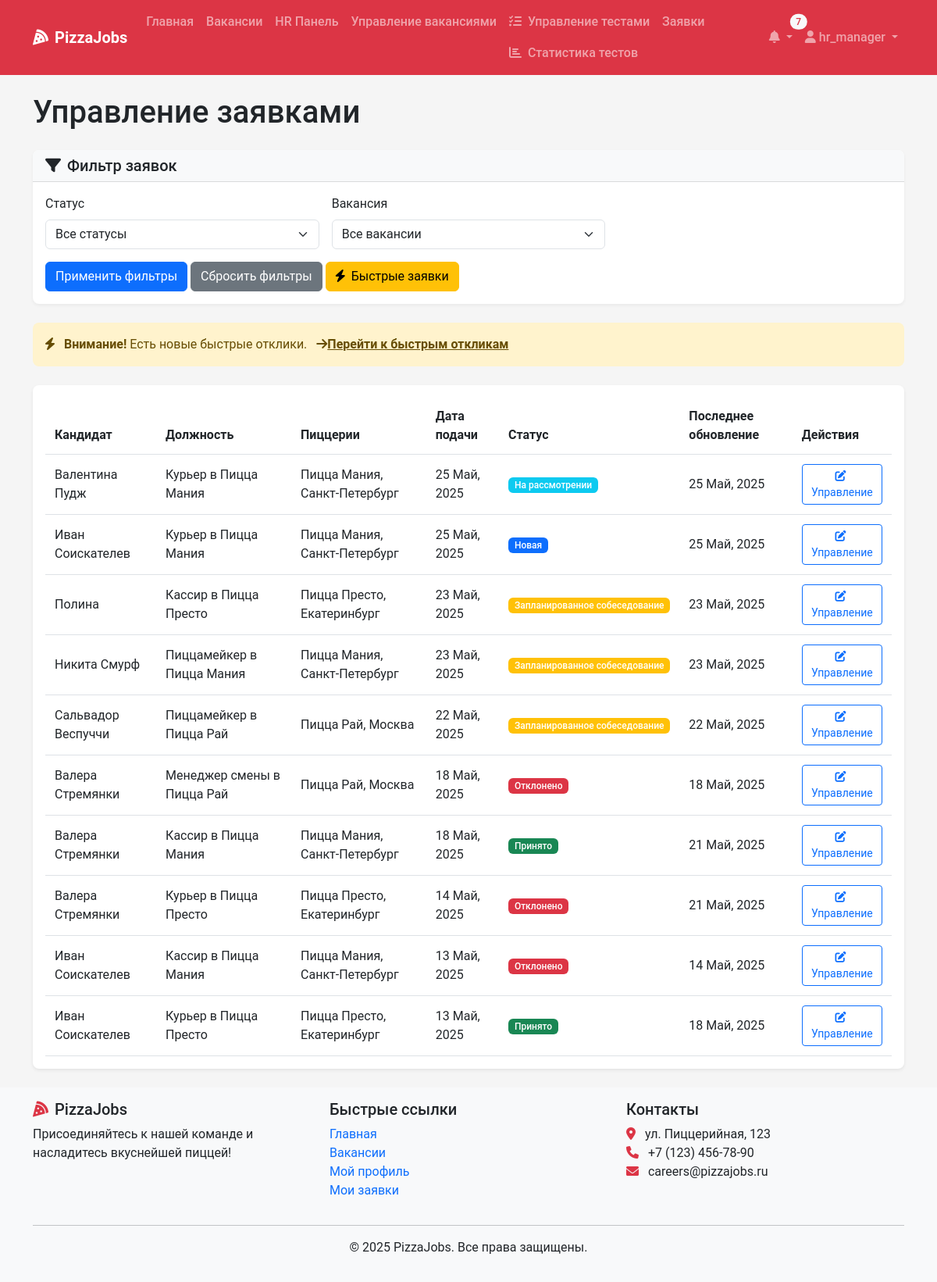
/applications/ (signed in), run on the app's committed database.
### recruitment/models.py (models this page shows, shortened)
class Application(models.Model):
    vacancy = models.ForeignKey(Vacancy, on_delete=models.CASCADE, related_name='applications')
    user = models.ForeignKey(User, on_delete=models.CASCADE, related_name='applications')
    resume = models.ForeignKey(Resume, on_delete=models.SET_NULL, null=True, blank=True, related_name='applications')
    cover_letter = models.TextField(blank=True, null=True)
    status = models.CharField(max_length=20, choices=ApplicationStatus.choices, default=ApplicationStatus.NEW)
    applied_at = models.DateTimeField(auto_now_add=True)
    updated_at = models.DateTimeField(auto_now=True)

class Vacancy(models.Model):
    title = models.CharField(max_length=100)
    position_type = models.ForeignKey(PositionType, on_delete=models.CASCADE, related_name='vacancies')
    restaurants = models.ManyToManyField(Restaurant, related_name='vacancies')
    description = models.TextField()
    requirements = models.TextField()
    responsibilities = models.TextField()
    conditions = models.TextField()
    salary_min = models.DecimalField(max_digits=10, decimal_places=2, null=True, blank=True)
    salary_max = models.DecimalField(max_digits=10, decimal_places=2, null=True, blank=True)
    is_active = models.BooleanField(default=True)
    created_at = models.DateTimeField(auto_now_add=True)
    updated_at = models.DateTimeField(auto_now=True)
    created_by = models.ForeignKey(User, on_delete=models.SET_NULL, null=True, related_name='created_vacancies')
    class Meta:
        verbose_name_plural = "Vacancies"

class Restaurant(models.Model):
    name = models.CharField(max_length=100)
    address = models.CharField(max_length=255)
    city = models.CharField(max_length=100)
    manager = models.ForeignKey(User, on_delete=models.SET_NULL, null=True, blank=True, related_name='managed_restaurants')

### recruitment/views.py (the view, shortened to what this page needs)
# urls.py: path('applications/', views.application_list, name='application_list'),
@login_required
def application_list(request):
    user_profile = get_object_or_404(UserProfile, user=request.user)
    if user_profile.role == UserRole.CANDIDATE:
        applications = Application.objects.filter(user=request.user).order_by('-applied_at')
        quick_applications = []
        show_quick_applications = False
    elif user_profile.role == UserRole.HR_MANAGER:
        applications = Application.objects.all().order_by('-applied_at')
        quick_applications = QuickApplication.objects.all().order_by('-created_at')
        show_quick_applications = True
    else:
        applications = Application.objects.all().order_by('-applied_at')
        quick_applications = QuickApplication.objects.all().order_by('-created_at')
    status_filter = request.GET.get('status', '')
    if status_filter:
        applications = applications.filter(status=status_filter)
        if status_filter == 'NEW' and not applications.exists() and quick_applications.filter(status='NEW').exists():
            messages.info(request, 'Обычных новых заявок нет, но есть быстрые отклики')
            return redirect('quick_applications')
    vacancy_filter = request.GET.get('vacancy', '')
    if vacancy_filter:
        applications = applications.filter(vacancy__id=vacancy_filter)
    paginator = Paginator(applications, 20)
    page_number = request.GET.get('page')
    page_obj = paginator.get_page(page_number)
    if user_profile.role == UserRole.RESTAURANT_MANAGER:
        vacancies = Vacancy.objects.filter(restaurants__manager=request.user)
    else:
        vacancies = Vacancy.objects.all()
    has_new_quick_applications = QuickApplication.objects.filter(status=ApplicationStatus.NEW).exists()
    context = {
        'page_obj': page_obj,
        'statuses': ApplicationStatus.choices,
        'vacancies': vacancies,
        'selected_status': status_filter,
        'selected_vacancy': vacancy_filter,
        'has_new_quick_applications': has_new_quick_applications,
    }
    return render(request, 'applications/list.html', context)

### templates/applications/list.html (shortened to what this page needs)
{% extends 'base.html' %}
{% block content %}
<div class="container">
    <h1 class="mb-4">
        {% if user.profile.role == 'CANDIDATE' %}
            Мои заявки
        {% else %}
            Управление заявками
        {% endif %}
    </h1>
    <div class="card mb-4 shadow-sm">
        <div class="card-header bg-light">
            <h5 class="mb-0"><i class="fas fa-filter me-2"></i>Фильтр заявок</h5>
        </div>
        <div class="card-body">
            <form method="get" class="row g-3">
                <div class="col-md-4">
                    <label for="status" class="form-label">Статус</label>
                    <select class="form-select" id="status" name="status">
                        <option value="">Все статусы</option>
                    </select>
                </div>
                {% if user.profile.role != 'CANDIDATE' %}
                    <div class="col-md-4">
                        <label for="vacancy" class="form-label">Вакансия</label>
                        <select class="form-select" id="vacancy" name="vacancy">
                            <option value="">Все вакансии</option>
                        </select>
                    </div>
                {% endif %}
                <div class="col-12">
                    <button type="submit" class="btn btn-primary">Применить фильтры</button>
                    <a href="{% url 'application_list' %}" class="btn btn-secondary">Сбросить фильтры</a>
                    {% if user.profile.role == 'HR_MANAGER' or user.profile.role == 'RESTAURANT_MANAGER' %}
                    <a href="{% url 'quick_applications' %}" class="btn btn-warning">
                        <i class="fas fa-bolt me-2"></i>Быстрые заявки
                    </a>
                    {% endif %}
                </div>
            </form>
        </div>
    </div>
    {% if has_new_quick_applications and user.profile.role != 'CANDIDATE' %}
    <div class="alert alert-warning mb-4">
        <i class="fas fa-bolt me-2"></i>
        <strong>Внимание!</strong> Есть новые быстрые отклики.
        <a href="{% url 'quick_applications' %}" class="alert-link">
            <i class="fas fa-arrow-right ms-2"></i>Перейти к быстрым откликам
        </a>
    </div>
    {% endif %}
    <div class="card shadow">
        <div class="card-body">
            {% if page_obj %}
                <div class="table-responsive">
                    <table class="table table-hover align-middle">
                        <thead>
                            <tr>
                                {% if user.profile.role != 'CANDIDATE' %}
                                    <th>Кандидат</th>
                                {% endif %}
                                <th>Должность</th>
                                <th>Пиццерии</th>
                                <th>Дата подачи</th>
                                <th>Статус</th>
                                <th>Последнее обновление</th>
                                <th>Действия</th>
                            </tr>
                        </thead>
                        <tbody>
                            {% for application in page_obj %}
                                <tr>
                                    {% if user.profile.role != 'CANDIDATE' %}
                                        <td>
                                            {% if application.user %}
                                                {{ application.user.get_full_name }}
                                            {% else %}
                                                {{ application.full_name }}
                                                <span class="badge bg-info">Быстрый отклик</span>
                                            {% endif %}
                                        </td>
                                    {% endif %}
                                    <td>{{ application.vacancy.title }}</td>
                                    <td>
                                        {% if application.vacancy.restaurants.count == 1 %}
                                            {{ application.vacancy.restaurants.first.name }}, {{ application.vacancy.restaurants.first.city }}
                                        {% else %}
                                            Несколько ({{ application.vacancy.restaurants.count }})
                                        {% endif %}
                                    </td>
                                    <td>{{ application.applied_at|date:"d M, Y" }}</td>
                                    <td>
                                        <span class="badge {% if application.status == 'NEW' %}bg-primary{% elif application.status == 'REVIEWING' %}bg-info{% elif application.status == 'INTERVIEW_SCHEDULED' %}bg-warning{% elif application.status == 'ACCEPTED' %}bg-success{% elif application.status == 'REJECTED' %}bg-danger{% else %}bg-secondary{% endif %}">
                                            {{ application.get_status_display }}
                                        </span>
                                    </td>
                                    <td>{{ application.updated_at|date:"d M, Y" }}</td>
                                    <td>
                                        <a href="{% url 'application_detail' application.id %}" class="btn btn-sm btn-outline-primary">
                                            {% if user.profile.role == 'CANDIDATE' %}
                                                <i class="fas fa-eye me-1"></i>Просмотр
                                            {% else %}
                                                <i class="fas fa-edit me-1"></i>Управление
                                            {% endif %}
                                        </a>
                                    </td>
                                </tr>
                            {% endfor %}
                        </tbody>
                    </table>
                </div>
            {% endif %}
        </div>
    </div>
</div>
{% endblock %}

### templates/base.html (shortened to what this page needs)
<!DOCTYPE html>
<html lang="ru">
<head>
    <link href="https://cdn.jsdelivr.net/npm/bootstrap@5.3.0-alpha1/dist/css/bootstrap.min.css" rel="stylesheet">
    <link rel="stylesheet" href="https://cdnjs.cloudflare.com/ajax/libs/font-awesome/6.0.0/css/all.min.css">
    <link rel="stylesheet" href="/static/css/main.css">
</head>
<body>
    <nav class="navbar navbar-expand-lg navbar-dark bg-danger sticky-top">
        <div class="container">
            <a class="navbar-brand" href="{% url 'home' %}">
                <i class="fas fa-pizza-slice me-2"></i>PizzaJobs
            </a>
            <div class="collapse navbar-collapse" id="navbarNav">
                <ul class="navbar-nav me-auto">
                    <li class="nav-item">
                        <a class="nav-link" href="{% url 'home' %}">Главная</a>
                    </li>
                    <li class="nav-item">
                        <a class="nav-link" href="{% url 'vacancy_list' %}">Вакансии</a>
                    </li>
                    {% if user.is_authenticated %}
                        {% if user.profile.role == 'HR_MANAGER' %}
                            <li class="nav-item">
                                <a class="nav-link" href="{% url 'hr_dashboard' %}">HR Панель</a>
                            </li>
                            <li class="nav-item">
                                <a class="nav-link" href="{% url 'manage_vacancies' %}">Управление вакансиями</a>
                            </li>
                            <li class="nav-item">
                                <a class="nav-link" href="{% url 'manage_tests' %}">
                                    <i class="fas fa-tasks me-2"></i>Управление тестами
                                </a>
                                <a class="nav-link" href="{% url 'test_statistics' %}">
                                    <i class="fas fa-chart-bar me-2"></i>Статистика тестов
                                </a>
                            </li>
                        {% elif user.profile.role == 'RESTAURANT_MANAGER' %}
                            <li class="nav-item">
                                <a class="nav-link" href="{% url 'manager_dashboard' %}">Панель менеджера</a>
                            </li>
                        {% endif %}
                        <li class="nav-item">
                            <a class="nav-link" href="{% url 'application_list' %}">Заявки</a>
                        </li>
                    {% endif %}
                </ul>
                <ul class="navbar-nav">
                    {% if user.is_authenticated %}
                        <li class="nav-item dropdown">
                            <a class="nav-link dropdown-toggle position-relative" href="#" id="notificationDropdown" role="button" data-bs-toggle="dropdown">
                                <i class="fas fa-bell"></i>
                                {% if unread_count %}
                                    <span class="badge rounded-pill bg-light text-danger position-absolute top-0 start-100 translate-middle">
                                        {{ unread_count }}
                                    </span>
                                {% endif %}
                            </a>
                        </li>
                        <li class="nav-item dropdown">
                            <a class="nav-link dropdown-toggle" href="#" id="userDropdown" role="button" data-bs-toggle="dropdown">
                                <i class="fas fa-user"></i> {{ user.username }}
                            </a>
                        </li>
                    {% endif %}
                </ul>
            </div>
        </div>
    </nav>
    <main class="py-4">
        {% block content %}{% endblock %}
    </main>
    <footer class="footer mt-auto py-3 bg-light">
        <div class="container">
            <div class="row">
                <div class="col-md-4">
                    <h5><i class="fas fa-pizza-slice text-danger me-2"></i>PizzaJobs</h5>
                    <p>Присоединяйтесь к нашей команде и насладитесь вкуснейшей пиццей!</p>
                </div>
                <div class="col-md-4">
                    <h5>Быстрые ссылки</h5>
                    <ul class="list-unstyled">
                        <li><a href="{% url 'home' %}" class="text-decoration-none">Главная</a></li>
                        <li><a href="{% url 'vacancy_list' %}" class="text-decoration-none">Вакансии</a></li>
                        {% if user.is_authenticated %}
                            <li><a href="{% url 'view_profile' %}" class="text-decoration-none">Мой профиль</a></li>
                            <li><a href="{% url 'application_list' %}" class="text-decoration-none">Мои заявки</a></li>
                        {% else %}
                            <li><a href="{% url 'login' %}" class="text-decoration-none">Войти</a></li>
                            <li><a href="{% url 'register' %}" class="text-decoration-none">Регистрация</a></li>
                        {% endif %}
                    </ul>
                </div>
                <div class="col-md-4">
                    <h5>Контакты</h5>
                    <address>
                        <i class="fas fa-map-marker-alt text-danger me-2"></i> ул. Пиццерийная, 123<br>
                        <i class="fas fa-phone text-danger me-2"></i> +7 (123) 456-78-90<br>
                        <i class="fas fa-envelope text-danger me-2"></i> careers@pizzajobs.ru
                    </address>
                </div>
            </div>
            <hr>
            <div class="text-center">
                <p>&copy; 2025 PizzaJobs. Все права защищены.</p>
            </div>
        </div>
    </footer>
</body>
</html>

### data on the page
Application: user.get_full_name "Валентина Пудж", vacancy "Курьер в Пицца Мания", vacancy.restaurants.first.name "Пицца Мания", vacancy.restaurants.first.city "Санкт-Петербург", applied_at "25 Май, 2025", status "На рассмотрении", updated_at "25 Май, 2025"
Application: user.get_full_name "Иван Соискателев", vacancy "Курьер в Пицца Мания", vacancy.restaurants.first.name "Пицца Мания", vacancy.restaurants.first.city "Санкт-Петербург", applied_at "25 Май, 2025", status "Новая", updated_at "25 Май, 2025"
Application: user.get_full_name "Полина", vacancy "Кассир в Пицца Престо", vacancy.restaurants.first.name "Пицца Престо", vacancy.restaurants.first.city "Екатеринбург", applied_at "23 Май, 2025", status "Запланированное собеседование", updated_at "23 Май, 2025"
Application: user.get_full_name "Никита Смурф", vacancy "Пиццамейкер в Пицца Мания", vacancy.restaurants.first.name "Пицца Мания", vacancy.restaurants.first.city "Санкт-Петербург", applied_at "23 Май, 2025", status "Запланированное собеседование", updated_at "23 Май, 2025"
Application: user.get_full_name "Сальвадор Веспуччи", vacancy "Пиццамейкер в Пицца Рай", vacancy.restaurants.first.name "Пицца Рай", vacancy.restaurants.first.city "Москва", applied_at "22 Май, 2025", status "Запланированное собеседование", updated_at "22 Май, 2025"
Application: user.get_full_name "Валера Стремянки", vacancy "Менеджер смены в Пицца Рай", vacancy.restaurants.first.name "Пицца Рай", vacancy.restaurants.first.city "Москва", applied_at "18 Май, 2025", status "Отклонено", updated_at "18 Май, 2025"
Application: user.get_full_name "Валера Стремянки", vacancy "Кассир в Пицца Мания", vacancy.restaurants.first.name "Пицца Мания", vacancy.restaurants.first.city "Санкт-Петербург", applied_at "18 Май, 2025", status "Принято", updated_at "21 Май, 2025"
Application: user.get_full_name "Валера Стремянки", vacancy "Курьер в Пицца Престо", vacancy.restaurants.first.name "Пицца Престо", vacancy.restaurants.first.city "Екатеринбург", applied_at "14 Май, 2025", status "Отклонено", updated_at "21 Май, 2025"
Application: user.get_full_name "Иван Соискателев", vacancy "Кассир в Пицца Мания", vacancy.restaurants.first.name "Пицца Мания", vacancy.restaurants.first.city "Санкт-Петербург", applied_at "13 Май, 2025", status "Отклонено", updated_at "14 Май, 2025"
Application: user.get_full_name "Иван Соискателев", vacancy "Курьер в Пицца Престо", vacancy.restaurants.first.name "Пицца Престо", vacancy.restaurants.first.city "Екатеринбург", applied_at "13 Май, 2025", status "Принято", updated_at "18 Май, 2025"

### other printed values
{{ unread_count }} "7"
{{ user.username }} "hr_manager"
